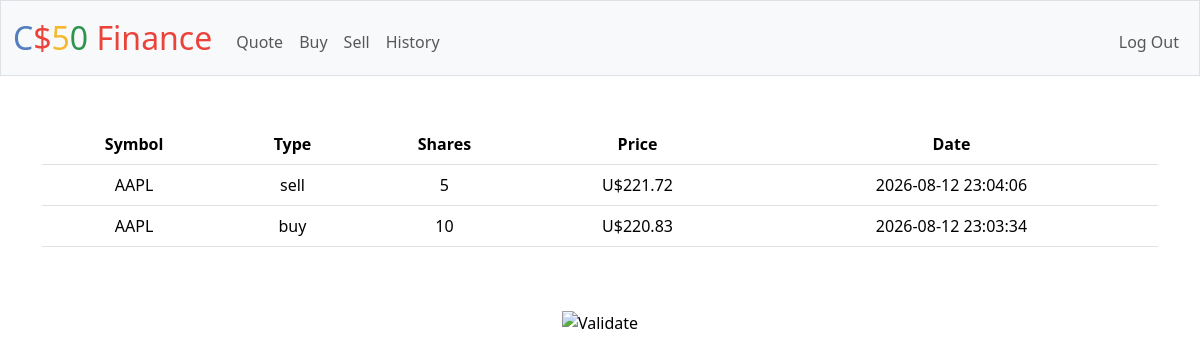
The app's page /history (signed in) with its own data.
### tables this page shows
CREATE TABLE transactions (
    id INTEGER PRIMARY KEY AUTOINCREMENT,
    user_id INTEGER NOT NULL,
    type TEXT NOT NULL,
    amount INTEGER NOT NULL,
    symbol TEXT NOT NULL,
    price FLOAT NOT NULL,
    date DATETIME NOT NULL,
    FOREIGN KEY (user_id) REFERENCES users(id)
);

### app.py (the view)
@app.route("/history")
@login_required
def history():
    history = db.execute("SELECT symbol, type, amount, price, date FROM transactions WHERE user_id = ? ORDER BY date DESC", session["user_id"])
    return render_template("history.html", history=history)

### app.py (called while the page is built)
@app.after_request
def after_request(response):
    response.headers["Cache-Control"] = "no-cache, no-store, must-revalidate"
    response.headers["Expires"] = 0
    response.headers["Pragma"] = "no-cache"
    return response

### helpers.py (called while the page is built)
def login_required(f):
    @wraps(f)
    def decorated_function(*args, **kwargs):
        if session.get("user_id") is None:
            return redirect("/login")
        return f(*args, **kwargs)
    return decorated_function

def usd(value):
    return f"${value:,.2f}"

### templates/history.html (shortened to what this page needs)
{% extends "layout.html" %}
{% block main %}
    <table class="table">
        <thead>
            <tr>
                <th>Symbol</th>
                <th>Type</th>
                <th>Shares</th>
                <th>Price</th>
                <th>Date</th>
            </tr>
        </thead>
        <tbody>
            {% for stock in history%}
                <tr>
                    <td>{{ stock.symbol.upper() }}</td>
                    <td>{{ stock.type }}</td>
                    <td>{{ stock.amount }}</td>
                    <td>U{{ stock.price | usd }}</td>
                    <td>{{ stock.date }}</td>
                </tr>
            {% endfor %}
        </tbody>
    </table>
{% endblock %}

### records on screen
transactions: symbol "AAPL", type "sell", amount "5", price "$221.72", date "2026-08-12 23:04:06"
transactions: symbol "AAPL", type "buy", amount "10", price "$220.83", date "2026-08-12 23:03:34"
